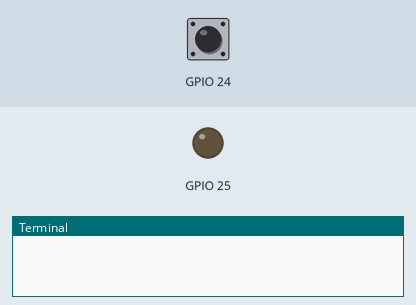
This program was run on a simulated Raspberry Pi (BCM pin numbers). Parts: output pins drawn as LEDs (lit = HIGH), the last lines printed to the terminal. Inputs (shaded band) come from the test bench; at power-on: GPIO 24 LOW.

Above: at 1.2 s.
1.3 s: GPIO 24 pulled HIGH for 0.15 s
At 2.3 s:
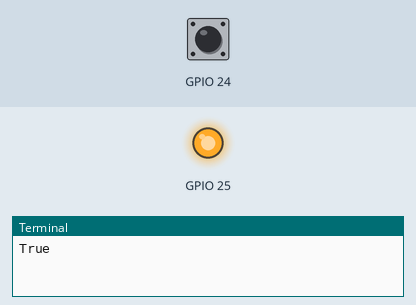
2.9 s: GPIO 24 pulled HIGH for 1 s
At 3.5 s:
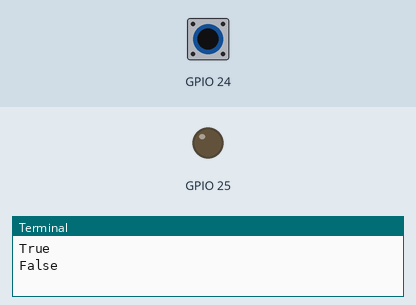
5.4 s: GPIO 24 pulled HIGH for 3.2 s
At 6.6 s:
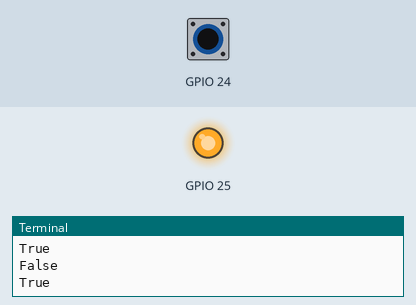
Timing chart, 0 to 8.4 s (numbered marks = the images above; inputs shaded):
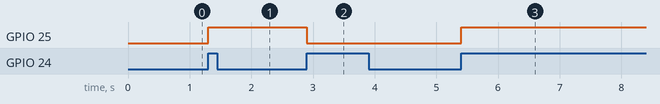

The program:

ledtoggle.py
```python
import RPi.GPIO as GPIO
from time import sleep

def my_callback(channel):
    global ledstate
    if channel==24:
        ledstate = not ledstate
        if ledstate == GPIO.HIGH:
            GPIO.output(25, GPIO.HIGH)
        else:
            GPIO.output(25, GPIO.LOW)
        print ledstate

GPIO.setmode(GPIO.BCM)
GPIO.setup(25, GPIO.OUT, initial=GPIO.LOW)
GPIO.setup(24, GPIO.IN,  pull_up_down=GPIO.PUD_DOWN)
GPIO.add_event_detect(24, GPIO.RISING, callback=my_callback, bouncetime=200)

ledstate = GPIO.LOW

try:
    while True:
        sleep(0.01)

except Keyboardinterrupt:
    pass

GPIO.cleanup()
```

Measured:
- after the input at 1.3 s, GPIO 25: LOW → HIGH at once
- after the input at 2.9 s, GPIO 25: HIGH → LOW at once
- after the input at 5.4 s, GPIO 25: LOW → HIGH at once
